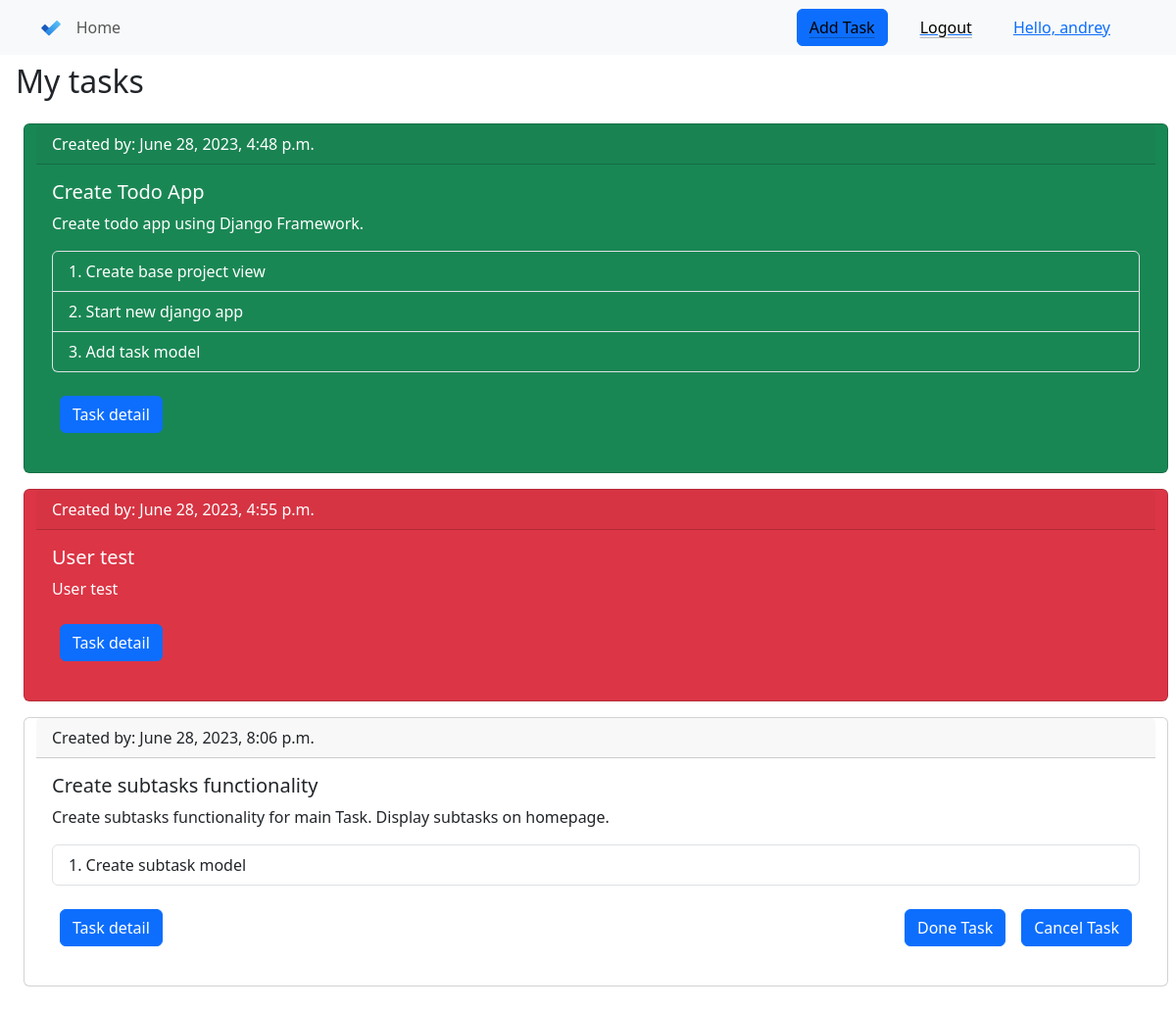
The app's page / (signed in) with its own data.
### todo/models.py (models this page shows, shortened)
class Task(models.Model):
    author = models.ForeignKey(settings.AUTH_USER_MODEL, on_delete=models.CASCADE)
    title = models.CharField(max_length=200)
    text = models.TextField()
    created_date = models.DateTimeField(default=timezone.now)
    is_done = models.BooleanField(default=False)
    is_canceled = models.BooleanField(default=False)
    categ = models.ForeignKey('Category', on_delete=models.CASCADE, null=True)

class Subtask(models.Model):
    task = models.ForeignKey('Task', on_delete=models.CASCADE, null=True)
    title = models.CharField(max_length=200, null=True)
    created_date = models.DateTimeField(default=timezone.now)
    is_done = models.BooleanField(default=False)
    is_canceled = models.BooleanField(default=False)

### todo/views.py (the view)
# urls.py: path('', views.homepage, name='homepage'),
def homepage(request):
    todo_tasks = Task.objects.all()
    subtasks = {t.pk: t.subtask_set.all() for t in todo_tasks}
    if request.method == "POST":
        form = TodoEnterForm(request.POST)
        if form.is_valid():
            task = form.save(commit=False)
            task.author = request.user
            task.save()
            messages.success(request, 'Your Task successfully added!')
            return redirect('homepage')
        else:
            messages.error(request, 'Error saving form')
    else:
        form = TodoEnterForm()
    return render(request, 'todo/homepage.html', {'form': form, 'todo_tasks': todo_tasks, 'subtasks': subtasks})

### todo/models.py (called while the page is built)
    def __str__(self):
        return self.name

### todo/templatetags/todo_tags.py (called while the page is built)
@register.filter
def get_item(dictionary, key):
    return dictionary.get(key)

### todo/templates/todo/homepage.html
{% extends 'todo/base.html' %}
{% block content %}
    {% load todo_tags %}
    {% load crispy_forms_tags %}
    <h2 class="my-2 m-3">My tasks</h2>
    <div class="row m-3 ">
    {% for t in todo_tasks %}
        <div class="card m-2 {% if t.is_done %} bg-success text-white {% endif %}{% if t.is_canceled %} bg-danger text-white {% endif %}">
  <div class="card-header">
    Created by: {{ t.created_date }}
  </div>
  <div class="card-body">
    <h5 class="card-title">{{ t.title }}</h5>
    <p class="card-text">{{ t.text }}</p>
    {%  if subtasks|get_item:t.pk|length > 0 %}
          <ol class="list-group list-group-numbered mb-3">
            {% for s in subtasks|get_item:t.pk %}
                <li class="list-group-item {% if t.is_done %} bg-success text-white {% endif %}{% if t.is_canceled %} bg-danger text-white {% endif %}">{{ s.title }}</li>
            {% endfor %}
        </ol>
    {% endif %}
      <div class="d-flex mb-3">
          <div class="me-auto p-2"><a href="{% url 'task_detail' pk=t.pk %}" class="btn btn-primary">Task detail</a></div>
          {% if t.is_done == False and t.is_canceled == False %}
          <div class="p-2"><a href="{% url 'done_task' pk=t.pk %}" class="btn btn-primary">Done Task</a></div>
          <div class="p-2"><a href="{% url 'cancel_task' pk=t.pk %}" class="btn btn-primary">Cancel Task</a>
              {% endif %}
        </div>
  </div>
</div>
    {% empty %}
<p>No tasks added.</p>
    {% endfor %}
    </div>
{% endblock %}

### todo/templates/todo/base.html (shortened to what this page needs)
{% load static %}
<!doctype html>
<html lang="en">
<head>
    <link href="https://cdn.jsdelivr.net/npm/bootstrap@5.3.0/dist/css/bootstrap.min.css" rel="stylesheet">
</head>
<body>
<header>
<nav class="navbar navbar-expand-lg navbar-light bg-light">
  <div class="container">
    <a class="navbar-brand me-2" href="{% url 'homepage' %}">
      <img
        src="{% static 'todo/images/todo_icon.png' %}"
        height="16"
        alt="MDB Logo"
        loading="lazy"
        style="margin-top: -1px;"
      />
    </a>
    <div class="collapse navbar-collapse" id="navbarButtonsExample">
      <ul class="navbar-nav me-auto mb-2 mb-lg-0">
        <li class="nav-item">
          <a class="nav-link" href="{% url 'homepage' %}">Home</a>
        </li>
      </ul>
      <div class="d-flex align-items-center">
      {% if user.is_authenticated %}
          <button type="button" class="btn btn-primary me-3">
            <a class='link-body-emphasis link-offset-2 link-underline-opacity-25 link-underline-opacity-75-hover' href="{% url 'create_task' %}">Add Task</a>
        </button>
      <button type="button" class="btn btn-link px-3 me-2">
          <a class='link-body-emphasis link-offset-2 link-underline-opacity-25 link-underline-opacity-75-hover' href="{% url 'logout' %}">Logout</a>
        </button>
          <button type="button" class="btn btn-link px-3 me-2">
          Hello, {{ user.get_username }}
        </button>
          {% endif %}
      </div>
    </div>
  </div>
</nav>
{% block content %}
{% endblock %}
</body>
</html>

### records on screen
Task: created_date "June 28, 2023, 4:48 p.m.", title "Create Todo App", text "Create todo app using Django Framework."
Subtask: title "Create base project view"
Subtask: title "Start new django app"
Subtask: title "Add task model"
Task: created_date "June 28, 2023, 4:55 p.m.", title "User test", text "User test"
Task: created_date "June 28, 2023, 8:06 p.m.", title "Create subtasks functionality", text "Create subtasks functionality for main Task. Display subtasks on homepage.", is_done "Done Task"
Subtask: title "Create subtask model"

### other values on screen
{{ user.get_username }} "andrey"
